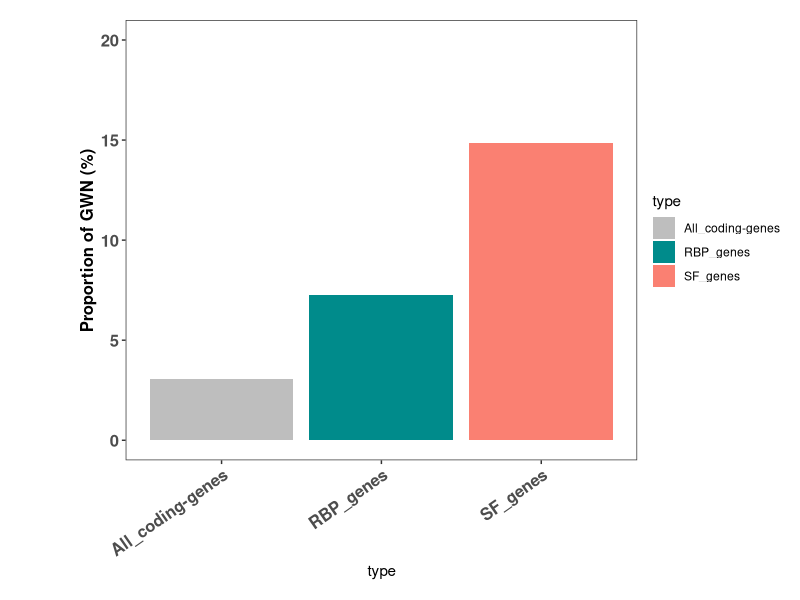
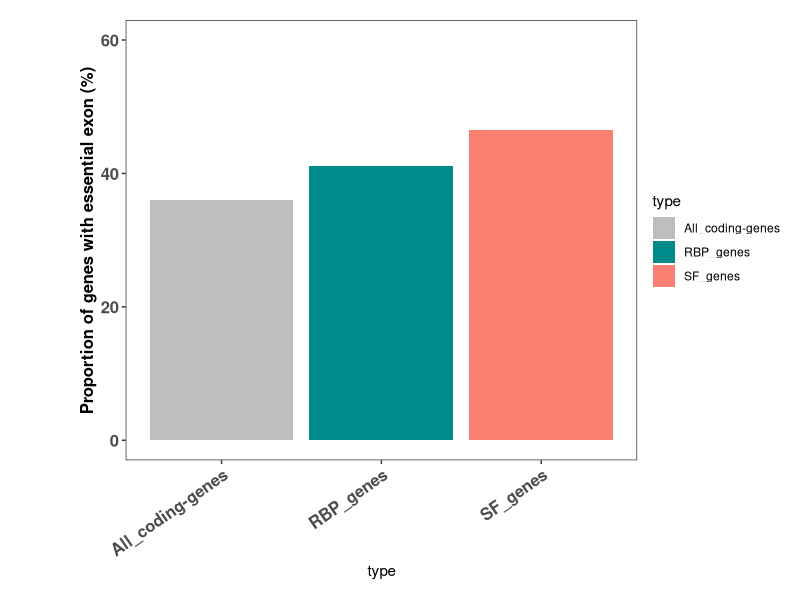
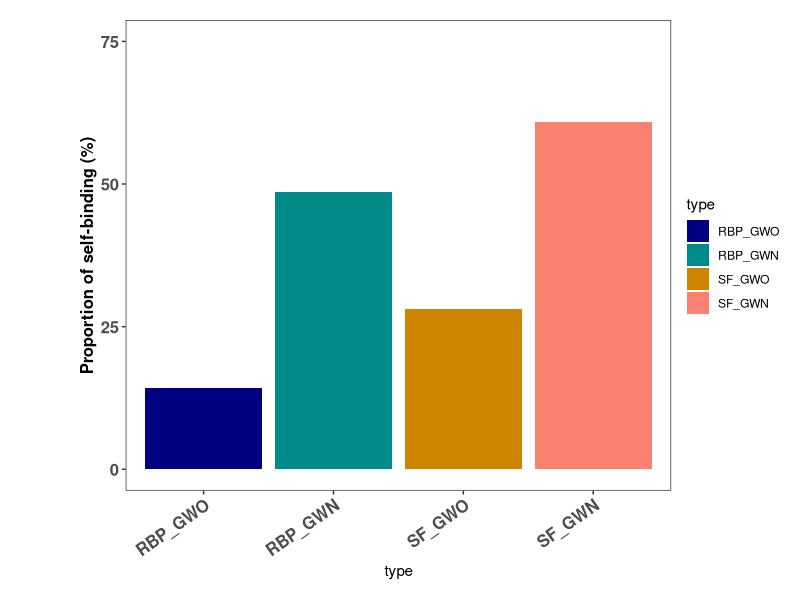
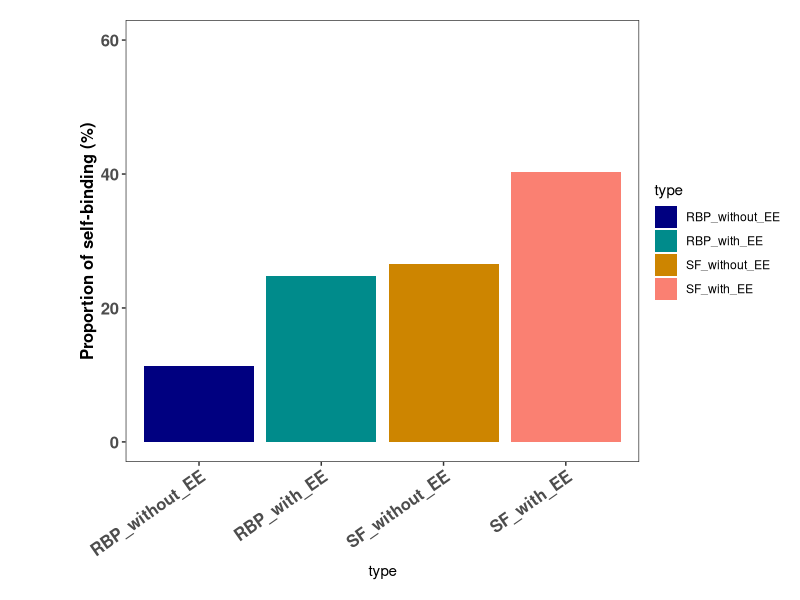
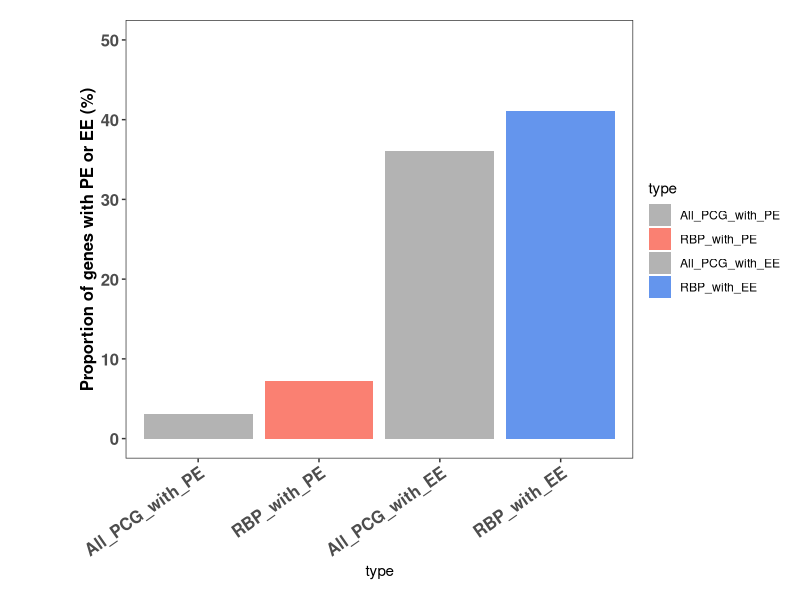
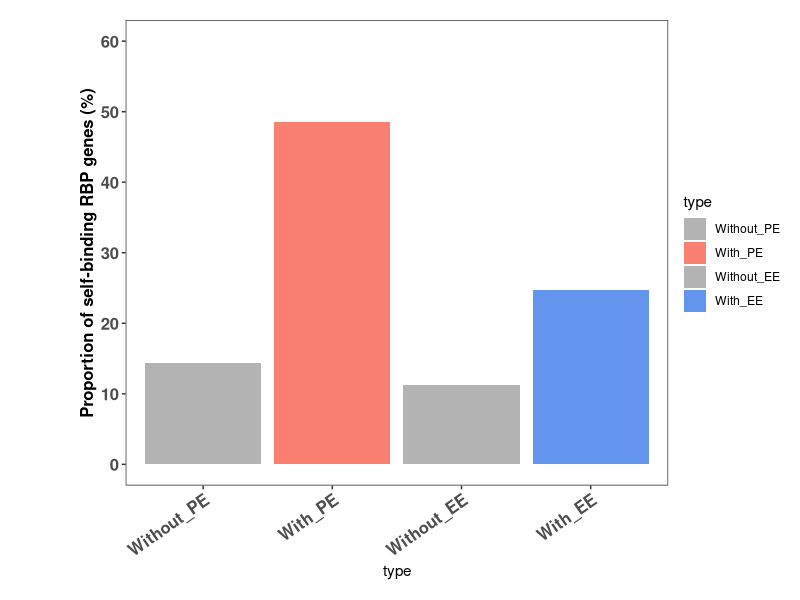
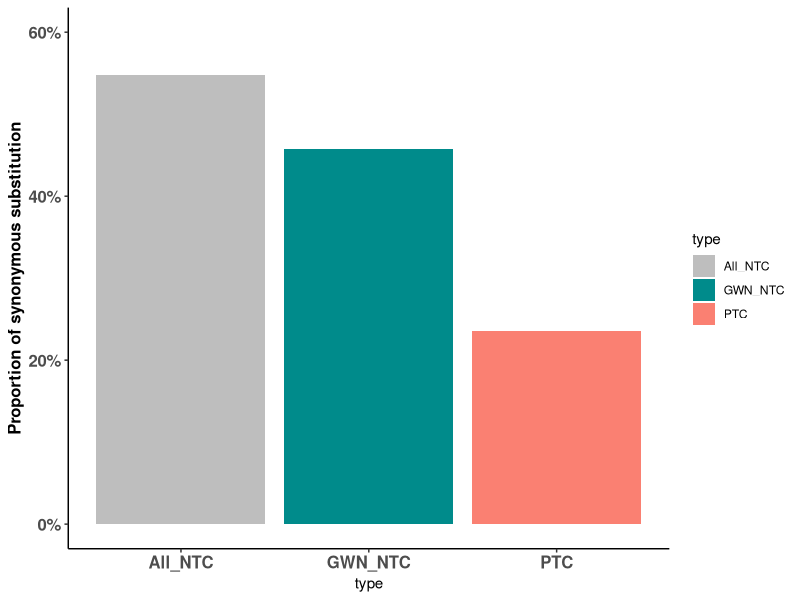
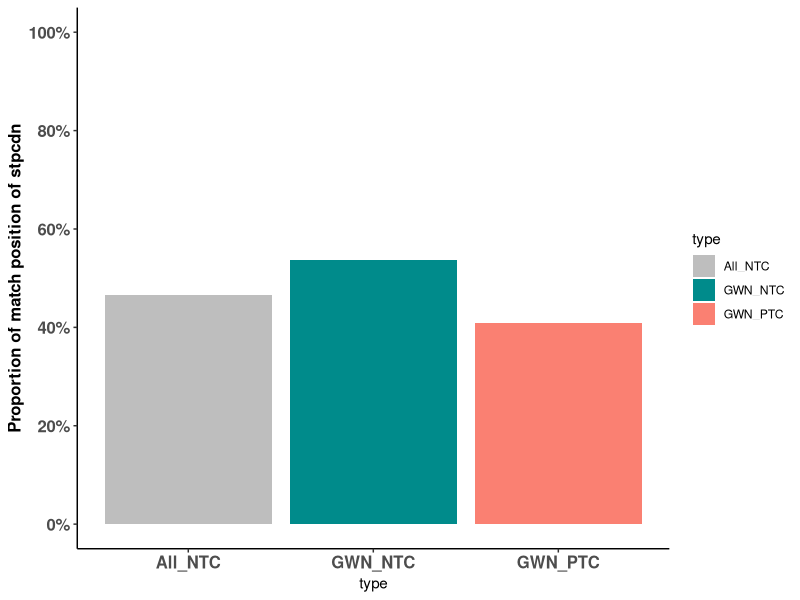

The R script that drew these images, in order:
library(ggplot2)

#genes with poison exon (GWN)
cg <- (428/13892)*100
RBP <- (35/482)*100
SF <- (23/155)*100

type <- c("All_coding-genes", "RBP_genes", "SF_genes")
ratio <- c(cg,RBP,SF)
my_data <- data.frame(type=type,ratio=ratio)

#ggplot(my_data, aes(x=type, y=ratio,fill=type)) + geom_bar(stat ="identity") + scale_y_continuous(labels = scales::percent, breaks=seq(0,0.25,by=0.05),limits=c(0,0.25)) + theme_classic() + ylab(expression("% of GWN")) + xlab(expression("type")) +  scale_fill_manual(values = c("gray", "cyan4", "salmon"))
ggplot(my_data, aes(x=type, y=ratio,fill=type)) + geom_bar(stat ="identity") + scale_y_continuous(breaks=seq(0,20,by=5),limits=c(0,20)) + theme_bw(base_family = "sans") + theme_test() + ylab("Proportion of GWN (%)") +  scale_fill_manual(values = c("gray", "cyan4", "salmon")) + theme(axis.text.y= element_text(size=12.0,face="bold",), axis.text.x = element_text(size=12.0,face="bold",angle=35, hjust=1), axis.title.y = element_text(size =12.0, face = "bold"), plot.margin = unit(c(1, 1, 1, 4), "lines")) 

#genes with essential exon
cg <- (5011/13892) * 100
RBP <- (198/482) * 100
SF <- (72/155) * 100

type <- c("All_coding-genes", "RBP_genes", "SF_genes")
ratio <- c(cg,RBP,SF)
my_data <- data.frame(type=type,ratio=ratio)

#ggplot(my_data, aes(x=type, y=ratio,fill=type)) + geom_bar(stat ="identity") + scale_y_continuous(labels = scales::percent, breaks=seq(0,0.25,by=0.05),limits=c(0,0.25)) + theme_classic() + ylab(expression("% of GWN")) + xlab(expression("type")) +  scale_fill_manual(values = c("gray", "cyan4", "salmon"))
ggplot(my_data, aes(x=type, y=ratio,fill=type)) + geom_bar(stat ="identity") + scale_y_continuous(breaks=seq(0,60,by=20),limits=c(0,60)) + theme_bw(base_family = "sans") + theme_test() + ylab("Proportion of genes with essential exon (%)") +  scale_fill_manual(values = c("gray", "cyan4", "salmon")) + theme(axis.text.y= element_text(size=12.0,face="bold"), axis.text.x = element_text(size=12.0,face="bold",angle=35, hjust=1), axis.title.y = element_text(size =12.0, face = "bold"), plot.margin = unit(c(1, 1, 1, 4), "lines"))

#x軸を変える

RBP_GWO <- (64/447) * 100
RBP_GWN <- (17/35) * 100
Splicing_GWO <- (37/132) * 100
Splicing_GWN <- (14/23) * 100

type <- c("RBP_GWO", "RBP_GWN","SF_GWO","SF_GWN")
ratio <- c(RBP_GWO,RBP_GWN,Splicing_GWO,Splicing_GWN)
my_data <- data.frame(type=type,ratio=ratio)
my_data2 <- transform(my_data, type= factor(type, levels = c("RBP_GWO", "RBP_GWN","SF_GWO","SF_GWN")))
ggplot(my_data2, aes(x=type, y=ratio,fill=type)) + geom_bar(stat ="identity") + scale_y_continuous(breaks=seq(0,75,by=25),limits=c(0,75)) + theme_bw(base_family = "sans") + theme_test() + ylab("Proportion of self-binding (%)") +  scale_fill_manual(values = c("navyblue", "cyan4","orange3","salmon")) + theme(axis.text.y= element_text(size=12.0,face="bold"), axis.text.x = element_text(size=12.0,face="bold",angle=35, hjust=1), axis.title.y = element_text(size =12.0, face = "bold"), plot.margin = unit(c(1, 1, 1, 4), "lines"))
#ggplot(my_data2, aes(x=type, y=ratio,fill=type)) + geom_bar(stat ="identity") + scale_y_continuous(labels = scales::percent, breaks=seq(0,0.75,by=0.25),limits=c(0,0.75)) + theme_classic() + ylab("% of self-binding") +  scale_fill_manual(values = c("gray", "salmon")) + theme(axis.text.y= element_text(size=12.0,face="bold"), axis.text.x = element_text(size=12.0,face="bold"), axis.title.y = element_text(size =12.0, face = "bold"))

RBP_GWO <- (32/284) * 100
RBP_GWN <- (49/198) * 100
Splicing_GWO <- (22/83) * 100
Splicing_GWN <- (29/72) * 100

type <- c("RBP_without_EE", "RBP_with_EE","SF_without_EE","SF_with_EE")
ratio <- c(RBP_GWO,RBP_GWN,Splicing_GWO,Splicing_GWN)
my_data <- data.frame(type=type,ratio=ratio)
my_data2 <- transform(my_data, type= factor(type, levels = c("RBP_without_EE", "RBP_with_EE","SF_without_EE","SF_with_EE")))
ggplot(my_data2, aes(x=type, y=ratio,fill=type)) + geom_bar(stat ="identity") + scale_y_continuous(breaks=seq(0,60,by=20),limits=c(0,60)) + theme_bw(base_family = "sans") + theme_test() + ylab("Proportion of self-binding (%)") +  scale_fill_manual(values = c("navyblue", "cyan4","orange3","salmon")) + theme(axis.text.y= element_text(size=12.0,face="bold"), axis.text.x = element_text(size=12.0,face="bold",angle=35, hjust=1), axis.title.y = element_text(size =12.0, face = "bold"), plot.margin = unit(c(1, 1, 1, 4), "lines"))


## % of genes with PE or EE
All_PCG_with_PE <- (428/13892) * 100
RBP_with_PE <- (35/482) * 100
All_PCG_with_EE <- (5011/13892) * 100
RBP_with_EE <- (198/482) * 100

type <- c("All_PCG_with_PE", "RBP_with_PE","All_PCG_with_EE","RBP_with_EE")
ratio <- c(All_PCG_with_PE,RBP_with_PE,All_PCG_with_EE,RBP_with_EE)
my_data <- data.frame(type=type,ratio=ratio)
my_data2 <- transform(my_data, type= factor(type, levels = c("All_PCG_with_PE", "RBP_with_PE","All_PCG_with_EE","RBP_with_EE")))
ggplot(my_data2, aes(x=type, y=ratio,fill=type)) + geom_bar(stat ="identity") + scale_y_continuous(breaks=seq(0,50,by=10),limits=c(0,50)) + theme_bw(base_family = "sans") + theme_test() + ylab("Proportion of genes with PE or EE (%)") +  scale_fill_manual(values = c("gray70", "salmon","gray70","cornflowerblue")) + theme(axis.text.y= element_text(size=12.0,face="bold"), axis.text.x = element_text(size=12.0,face="bold",angle=35, hjust=1), axis.title.y = element_text(size =12.0, face = "bold"), plot.margin = unit(c(1, 1, 1, 4), "lines"))

## % of self-binding RBP genes
Without_PE <- (64/447) * 100
With_PE <- (17/35) * 100
Without_EE <- (32/284) * 100
With_EE <- (49/198) * 100

type <- c("Without_PE","With_PE","Without_EE","With_EE")
ratio <- c(Without_PE,With_PE,Without_EE,With_EE)
my_data <- data.frame(type=type,ratio=ratio)
my_data2 <- transform(my_data, type= factor(type, levels = c("Without_PE","With_PE","Without_EE","With_EE")))
ggplot(my_data2, aes(x=type, y=ratio,fill=type)) + geom_bar(stat ="identity") + scale_y_continuous(breaks=seq(0,60,by=10),limits=c(0,60)) + theme_bw(base_family = "sans") + theme_test() + ylab("Proportion of self-binding RBP genes (%)") +  scale_fill_manual(values = c("gray70", "salmon","gray70","cornflowerblue")) + theme(axis.text.y= element_text(size=12.0,face="bold"), axis.text.x = element_text(size=12.0,face="bold",angle=35, hjust=1), axis.title.y = element_text(size =12.0, face = "bold"), plot.margin = unit(c(1, 1, 1, 4), "lines"))

###
GWN_NTC <- 76/166
PTC <- 24/102
all_NTC <- 1741/3176
type <- c("All_NTC", "GWN_NTC", "PTC")
ratio <- c(all_NTC,GWN_NTC,PTC)
my_data <- data.frame(type=type,ratio=ratio)
ggplot(my_data, aes(x=type, y=ratio,fill=type)) + geom_bar(stat ="identity") + scale_y_continuous(labels = scales::percent, breaks=seq(0,0.6,by=0.2),limits=c(0,0.6)) + theme_classic() + ylab("Proportion of synonymous substitution") +  scale_fill_manual(values = c("gray","cyan4","salmon")) + theme(axis.text.y= element_text(size=12.0,face="bold"), axis.text.x = element_text(size=12.0,face="bold"), axis.title.y = element_text(size =12.0, face = "bold"))

all_NTC <- 3176/6829
GWN_NTC <- 166/309
GWN_PTC <- 102/249
type <- c("All_NTC", "GWN_NTC", "GWN_PTC")
ratio <- c(all_NTC,GWN_NTC,GWN_PTC)
my_data <- data.frame(type=type,ratio=ratio)
ggplot(my_data, aes(x=type, y=ratio,fill=type)) + geom_bar(stat ="identity") + scale_y_continuous(labels = scales::percent, breaks=seq(0,1,by=0.2),limits=c(0,1.0)) + theme_classic() + ylab("Proportion of match position of stpcdn") +  scale_fill_manual(values = c("gray", "cyan4", "salmon")) + theme(axis.text.y= element_text(size=12.0,face="bold"), axis.text.x = element_text(size=12.0,face="bold"), axis.title.y = element_text(size =12.0, face = "bold"))

